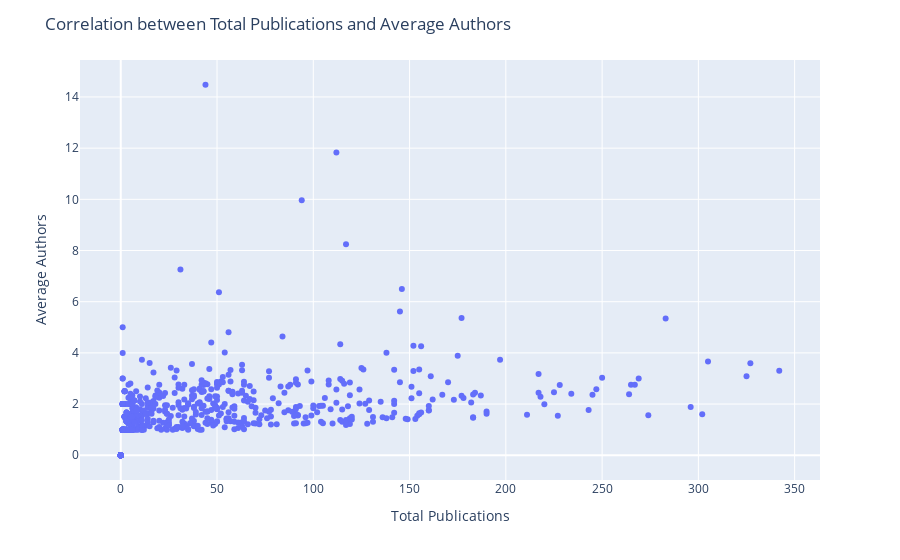

Notebook code cell kept with this figure:
### Markdown cell above
maybe create more graphs below to show correlation and line plot? to show one element over time and then other element over time and then have each plot point be (department year) and calculate correlation. line of best fit?

### Code cell
import pandas as pd
import plotly.express as px

correlation_coefficient = empty_df['Total Publications'].corr(empty_df['Average Authors'])
print(f"correlation coefficient: {correlation_coefficient}")

# creating hover text
hover_text = empty_df.apply(lambda row: f"Department: {row['Department']} \n Year: {row['Year']}", axis=1)

# creating graph
fig = px.scatter(empty_df, x='Total Publications', y='Average Authors', hover_name=hover_text)

# adding titles
fig.update_layout(
    title='Correlation between Total Publications and Average Authors',
    xaxis_title='Total Publications',
    yaxis_title='Average Authors',
    hovermode='closest'
)

fig.show()

### Figure 1 — Plotly figure (JSON) as saved in the notebook; plotly's stock layout.template omitted (floating-point values rounded to 4 significant figures; data arrays with more than 128 entries replaced by an {"elided": "..."} marker saying what was removed)
{"data": [{"hovertemplate": "<b>%{hovertext}</b><br><br>Total Publications=%{x}<br>Average Authors=%{y}<extra></extra>", "hovertext": {"elided": "768 str values"}, "legendgroup": "", "marker": {"color": "#636efa", "symbol": "circle"}, "mode": "markers", "name": "", "orientation": "v", "showlegend": false, "type": "scatter", "x": {"elided": "768 int values"}, "xaxis": "x", "y": {"elided": "768 float values"}, "yaxis": "y"}], "layout": {"hovermode": "closest", "legend": {"tracegroupgap": 0}, "margin": {"t": 60}, "title": {"text": "Correlation between Total Publications and Average Authors"}, "xaxis": {"anchor": "y", "domain": [0, 1], "title": {"text": "Total Publications"}}, "yaxis": {"anchor": "x", "domain": [0, 1], "title": {"text": "Average Authors"}}}}
